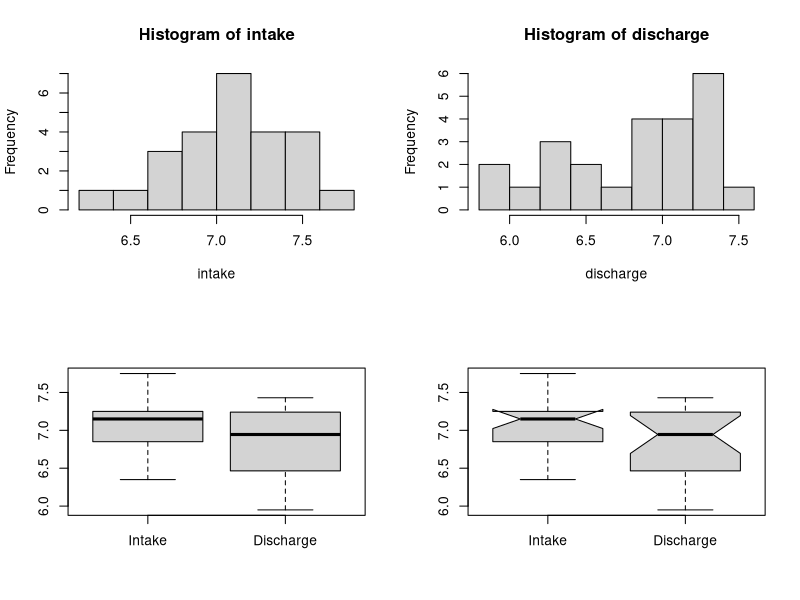

This figure's R source:
# Sample from intake site
intake <- c(7.2, 7.5, 6.89, 6.95, 6.73, 7.25, 7.2, 6.85, 7.52, 7.01, 6.65, 7.55, 
            7.14, 7.45, 7.24, 7.75, 6.85, 6.5, 6.64, 7.19, 7.15, 7.21, 7.15, 
            7.3, 6.35)

# Sample from discharge site
discharge <- c(7.25, 7.23, 6.85, 7.07, 6.55, 7.43, 7.3, 6.9, 7.1, 6.95, 7.39, 
               6.54, 6.39, 6.08, 6.3, 6.35, 7.34, 6.7, 7.08, 7.09, 7.4, 6, 6.94, 
               5.95)

# Histograms and boxplots
par(mfrow = c(2, 2))
hist(intake)
hist(discharge)
boxplot(intake, discharge, names = c("Intake", "Discharge"))
boxplot(intake, discharge, names = c("Intake", "Discharge"), notch = TRUE)

# Check equal variance assumption
sd.intake <- sd(intake)
sd.discharge <- sd(discharge)
sd.discharge / sd.intake  # seems plausible

# Two-sample t-test assuming equal variances
t.test(intake, discharge, 
       alternative = "two.sided", 
       mu = 0,
       var.equal = TRUE,
       conf.level = 0.95)

# Two-sample t-test assuming unequal variances
t.test(intake, discharge, 
       alternative = "two.sided", 
       mu = 0,
       var.equal = FALSE,
       conf.level = 0.95)

# Test of our original (one-sided) hypothesis
t.test(intake, discharge, 
       alternative = "greater",  # H1: intake > discharge
       mu = 0,
       var.equal = FALSE,
       conf.level = 0.95)
